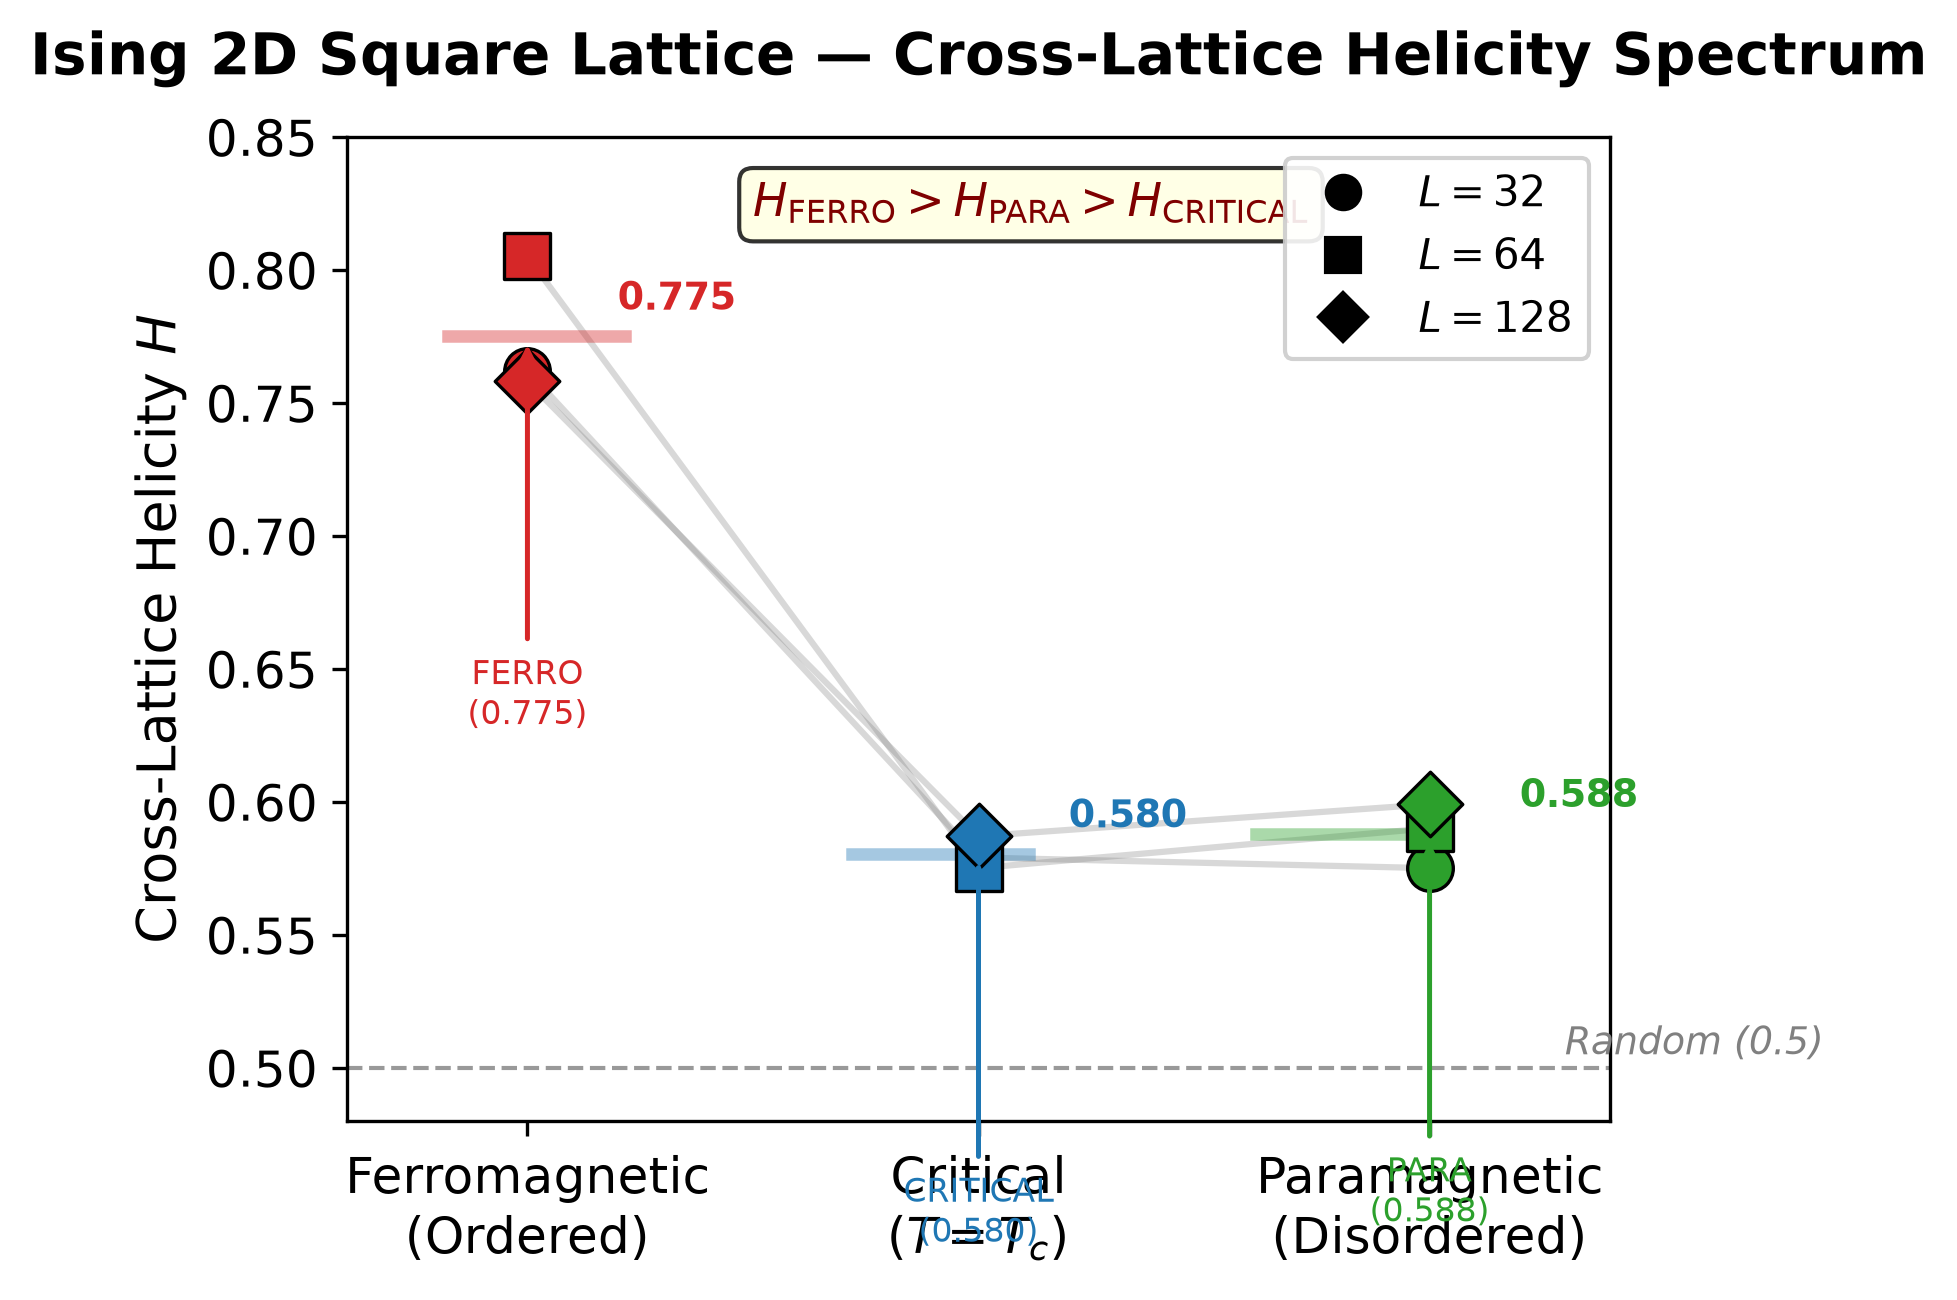

The script that saved this image:
"""Figure 1: Cross-Lattice Helicity V-spectrum for Ising L=32/64/128."""
import matplotlib
matplotlib.use('Agg')
import matplotlib.pyplot as plt
import numpy as np

# Helicity data
L = [32, 64, 128]
phases = ['FERRO', 'CRITICAL', 'PARA']
H_data = {
    32:  [0.762, 0.579, 0.575],
    64:  [0.805, 0.575, 0.590],
    128: [0.758, 0.587, 0.599],
}
colors = {'FERRO': '#d62728', 'CRITICAL': '#1f77b4', 'PARA': '#2ca02c'}
markers = {32: 'o', 64: 's', 128: 'D'}

plt.rcParams.update({'font.size': 12, 'font.family': 'serif', 'font.serif': ['Times New Roman']})
fig, ax = plt.subplots(figsize=(6, 4.5))

for L_i in L:
    for i, phase in enumerate(phases):
        ax.scatter(i, H_data[L_i][i], marker=markers[L_i], s=120,
                   c=colors[phase], edgecolors='k', linewidths=0.8,
                   zorder=3, label=f'L={L_i}' if i == 0 else None)

# Connect points for each L
for L_i in L:
    xs = [0, 1, 2]
    ys = H_data[L_i]
    ax.plot(xs, ys, '-', color='gray', alpha=0.3, zorder=1)

# Phase mean
for i, phase in enumerate(phases):
    vals = [H_data[l][i] for l in L]
    mean_val = np.mean(vals)
    ax.axhline(y=mean_val, xmin=0.08 + i*0.32, xmax=0.22 + i*0.32,
               color=colors[phase], linewidth=3, alpha=0.4, zorder=2)
    # Annotate mean
    ax.annotate(f'{mean_val:.3f}', xy=(i, mean_val), xytext=(i+0.2, mean_val+0.01),
                fontsize=9, color=colors[phase], fontweight='bold')

# Random baseline
ax.axhline(y=0.5, color='k', linestyle='--', alpha=0.4, linewidth=1)
ax.text(2.3, 0.505, 'Random (0.5)', fontsize=9, color='gray', fontstyle='italic')

# Styling
ax.set_xticks([0, 1, 2])
ax.set_xticklabels(['Ferromagnetic\n(Ordered)', 'Critical\n($T = T_c$)', 'Paramagnetic\n(Disordered)'])
ax.set_ylabel('Cross-Lattice Helicity $H$', fontsize=13)
ax.set_ylim(0.48, 0.85)
ax.set_xlim(-0.4, 2.4)

# Title
ax.set_title('Ising 2D Square Lattice — Cross-Lattice Helicity Spectrum', fontsize=14, fontweight='bold', pad=15)

# Legend
handles = []
for L_i in L:
    handles.append(plt.Line2D([0], [0], marker=markers[L_i], color='k', linestyle='None',
                               markersize=8, label=f'$L = {L_i}$'))
ax.legend(handles=handles, loc='upper right', framealpha=0.9, fontsize=10)

# Annotation
ax.annotate('$H_\\mathrm{FERRO} > H_\\mathrm{PARA} > H_\\mathrm{CRITICAL}$',
            xy=(0.5, 0.82), fontsize=11, color='#7f0000',
            bbox=dict(boxstyle='round,pad=0.3', facecolor='lightyellow', alpha=0.8))

# Phase arrows
for i, (phase, color) in enumerate(colors.items()):
    val_mean = np.mean([H_data[l][i] for l in L])
    label = f'{phase}\n({val_mean:.3f})'
    ax.annotate(label, xy=(i, val_mean), xytext=(i, val_mean-0.12),
                fontsize=8, ha='center', va='top', color=color,
                arrowprops=dict(arrowstyle='->', color=color, lw=1.2))

plt.tight_layout()
plt.savefig('output/arxiv/ising_naf_paper/figures/fig1_ising_helicity_spectrum.pdf',
            dpi=300, bbox_inches='tight')
plt.savefig('output/arxiv/ising_naf_paper/figures/fig1_ising_helicity_spectrum.png',
            dpi=300, bbox_inches='tight')
print("Figure 1 saved.")
